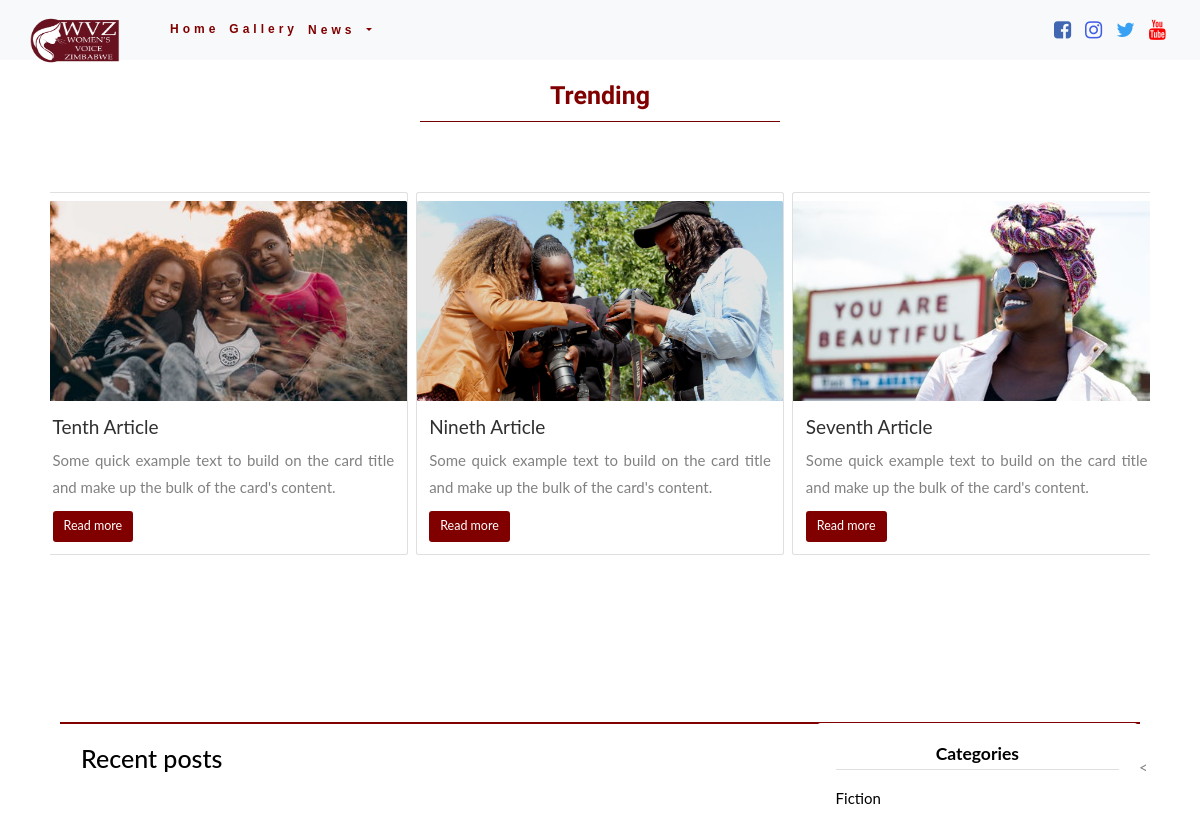
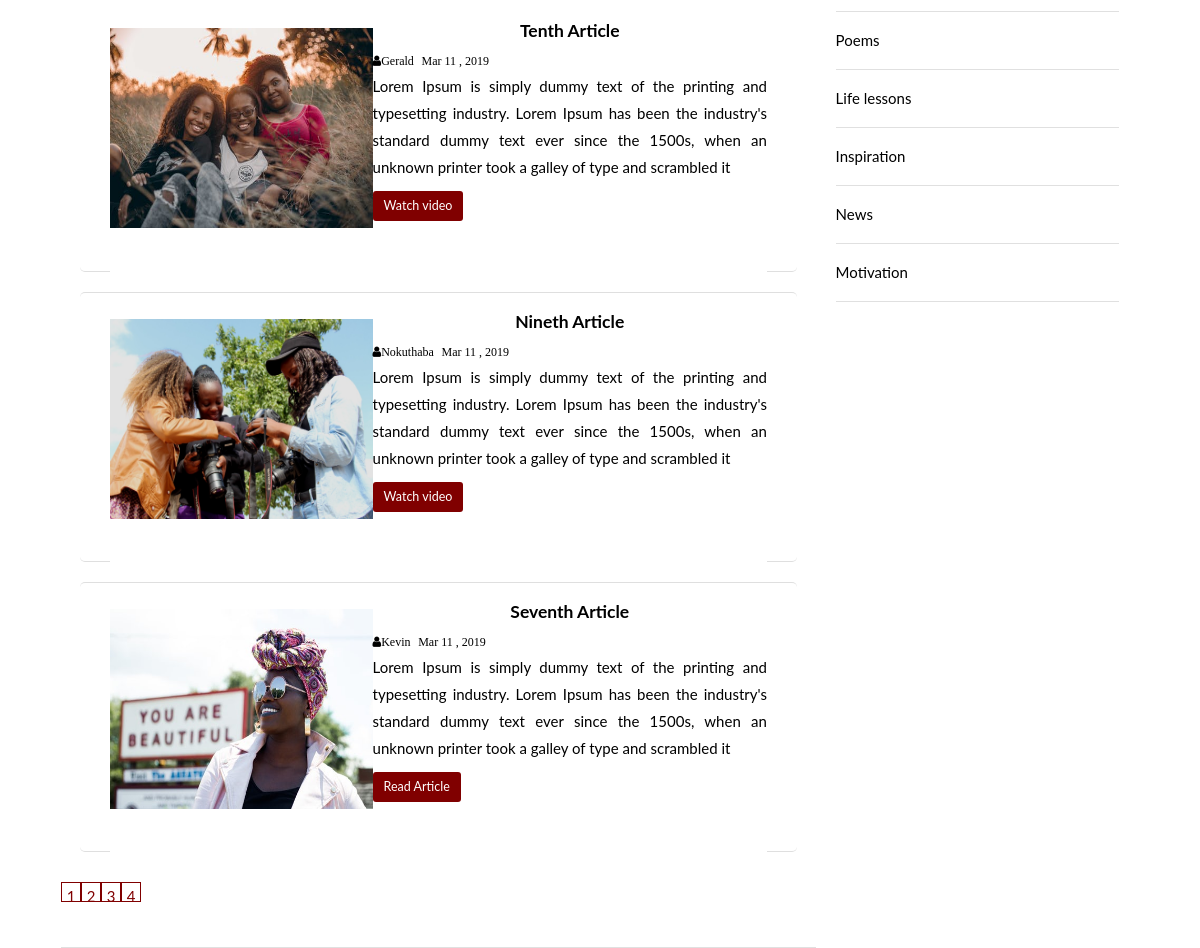
The page / on the database its author committed (2 pictures, top to bottom).
### mainsite/models.py (models this page shows, shortened)
class Article(models.Model):
    article_title = models.CharField(max_length=100)
    author_first_name = models.CharField(max_length=100, default='')
    author_second_name = models.CharField(max_length=100, default='')
    article_category = models.ForeignKey(
        'Category', on_delete=models.CASCADE, default='', null=True)
    article_cover = models.ImageField(upload_to='images/', default='')
    article_video_link = models.CharField(max_length=2000, default='')
    video = models.BooleanField(default=False, blank=False)
    publish_date = models.DateTimeField('date created', default=timezone.now)
    article_summary = models.CharField(max_length=2000, blank=False)
    article_paragraph1 = models.TextField(default='', blank=True)
    article_paragraph2 = models.TextField(default='', blank=True)
    article_paragraph3 = models.TextField(default='', blank=True)
    article_paragraph4 = models.TextField(default='', blank=True)
    article_paragraph5 = models.TextField(default='', blank=True)
    article_paragraph6 = models.TextField(default='', blank=True)
    article_paragraph7 = models.TextField(default='', blank=True)
    def __str__(self):
        return self.article_title

class Category(models.Model):
    category_name = models.CharField(max_length=150, default='')

### mainsite/views/mainsite.py (the view)
# urls.py: path('', mainsite.News.as_view(), name='news'),
class News(TemplateView):
    template_name = 'mainsite/news.html'
    def get_context_data(self, **kwargs):
        articles = Article.objects.order_by('-publish_date')
        articles_list = list(articles)
        first_trending_articles_list = articles_list[0:3]
        second_trending_articles_list = articles_list[4:7]
        third_trending_articles_list = articles_list[7:10]
        print("First trending ", first_trending_articles_list)
        print("Second trending ", second_trending_articles_list)
        print("Third trending ", third_trending_articles_list)
        categories = Category.objects.all()
        super(News, self).get_context_data(**kwargs)
        context = {'articles': articles_list, 'categories': categories,
                   'first_trending_articles': first_trending_articles_list,
                   'second_trending_articles': second_trending_articles_list,
                   'third_trending_articles': third_trending_articles_list}
        return context

### templates/mainsite/news.html (shortened to what this page needs)
{% extends 'base.html' %}
{% load static %}
{% block content %}
<br>
    <br>
    <br>
     <h1 class="second" style="font-weight: 700"> Trending</h1>
    <hr>
    <div class="container-fluid" style="height:  70vh;  padding-bottom: 2px">
    <div id="multi-item-example" class="carousel slide carousel-multi-item" data-ride="carousel">
      <ol class="carousel-indicators">
        <li data-target="#multi-item-example" data-slide-to="0" class="active"></li>
        <li data-target="#multi-item-example" data-slide-to="1"></li>
        <li data-target="#multi-item-example" data-slide-to="2"></li>
      </ol>
      <div class="carousel-inner" role="listbox">
        <div class="carousel-item active">
          <div class="row">
              {% for article in first_trending_articles %}
                      <div class="col-md-4">
              <div class="card mb-2">
                <img class="card-img-top" src="{{ article.article_cover.url }}"
                  alt="Card image cap">
                <div class="card-body">
                  <h4 class="card-title">{{ article.article_title }}</h4>
                  <p class="card-text">Some quick example text to build on the card title and make up the bulk of the
                    card's content.</p>
                    <a href="{% url 'article' pk=article.pk %}" class="btn btn-default btn-lg btn-get-in-touch">Read more</a>
                </div>
              </div>
            </div>
              {% endfor %}
          </div>
        </div>
      </div>
    </div>
    </div>
   <div class="content clear-fix">
    <div class="main-content">
     <h1 class="recent-post-title" style="color: black">Recent posts</h1>
        <div class="container-fluid news-list">
            <ul class="list-group list-group-flush ">
                {% for article in articles %}
                    <li class="list-group-item post">
                    <div class="post">
                        {% if article.article_video_link is not '' %}
                              <a href="{{ article.article_video_link }}"><img src="{{ article.article_cover.url }}" alt="CoolBrand" style="width: 40%;
    height: 200px;" class="post-image"></a>
                        {% else %}
                               <a href="#"><img src="{{ article.article_cover.url }}" alt="CoolBrand" style="width: 40%;
    height: 200px;" class="post-image"></a>
                        {% endif %}
            <div class="post-preview" >
            <h3>{{ article.article_title }}</h3>
               <i class="fa fa-user" style="color: black">{{ article.author_first_name }}</i>&nbsp;
                <i class="fa calendar" style="color: black">Mar 11 , 2019</i>
                <p class="preview-text">Lorem Ipsum is simply dummy text of the printing and typesetting industry. Lorem Ipsum has been the industry's standard dummy text ever since the 1500s, when an unknown printer took a galley of type and scrambled it</p>
                  {% if article.video  %}
                       <a href="{{ article.article_video_link }}" class="btn btn-default btn-lg btn-get-in-touch">Watch video</a>
                  {% else %}
                      <a href="{% url 'article' pk=article.pk %}" class="btn btn-default btn-lg btn-get-in-touch">Read Article</a>
                  {% endif %}
            </div>
        </div></li>
                {% endfor %}
            </ul>
         <div class="pagination"></div>
    </div>
        </div>
         <div class="sidebar">
        <div class="section topics">
            <h3>Categories</h3>
            <ul>
                {% for category in categories %}
                    <li> <a href="{% url 'newsbycategory' pk=category.pk %}">{{ category.category_name }}</a></li>
                {% endfor %}
            </ul>
        </div>
    </div>
    </div>
  {% endblock %}

### templates/base.html (shortened to what this page needs)
{% load static %}
<html lang="en" xmlns:https="http://www.w3.org/1999/xhtml">
<head>
   <link rel="stylesheet" href="https://maxcdn.bootstrapcdn.com/bootstrap/3.4.0/css/bootstrap.min.css">
    <link rel="stylesheet" href="https://stackpath.bootstrapcdn.com/bootstrap/4.1.2/css/bootstrap.min.css">
    <link rel="stylesheet" href="https://cdnjs.cloudflare.com/ajax/libs/font-awesome/4.7.0/css/font-awesome.min.css">
    <link rel="stylesheet" type="text/css" href="{% static 'css/site.css' %}">
    <link rel="stylesheet" type="text/css" href="{% static 'css/animate.css' %}">
</head>
<body data-spy="scroll " data-offset="60" data-target="#myNavbar">
<nav class="navbar navbar-expand-md navbar-light bg-light fixed-top custom-nav" id="#myNavbar">
    <a href="{% url 'home' %}" class="navbar-brand">
        <img src="{% static 'img/WOMENSVOICE ZIMBABWE LOGO - PNG-01.png' %}" height="50" width="100" alt="CoolBrand">
    </a>
    <div class="collapse navbar-collapse" id="navbarCollapse">
        <div class="navbar-nav">
            <a href="{% url 'home' %}" class="nav-item nav-link active">Home</a>
            <a href="{% url 'gallery' %}" class="nav-item nav-link">Gallery</a>
            <li class="nav-item dropdown">
        <a class="nav-link dropdown-toggle" style="color: maroon!important;" href="{% url 'news' %}" id="navbarDropdown" role="button" data-toggle="dropdown" aria-haspopup="true" aria-expanded="false">
          News
        </a>
      </li>
        </div>
        <div class="navbar-nav ml-auto">
          <ul class="nav navbar-nav ml-auto">
                    <a href="https://www.facebook.com/womensvoicezimbabwe/" class="nav-link"><i class="fa fa-facebook-square fa-lg"style="font-size:20px;color: #4267B2;"></i></a>
                    <a href="https://www.instagram.com/womensvoicezw/" class="nav-link"><i class="fa fa-instagram fa-lg"style="font-size:20px;color:#405DE6 ;"></i></a>
                    <a href="https://twitter.com/womensvoicezw?s=08" class="nav-link"><i class="fa fa-twitter fa-lg" style="font-size:20px;color:#38A1F3;"></i></a>
                    <a href="https://www.youtube.com/channel/UCjQmuXhKZqyCNFNg6u6tqKg" class="nav-link"><i class="fa fa-youtube fa-lg" style="font-size:20px;color:#FF0000;"></i></a>
            </ul>
        </div>
    </div>
</nav>
{% block content %}
{% endblock %}
<
</body>
</html>

### static/css/site.css (style rules this page uses)
p { text-align: justify; }
.btn-get-in-touch { background-color: maroon; color: white; }
div { align-items: center; }
.card-img-top { max-height: 200px; min-height: 150px; object-fit: cover; }
.navbar-nav a { color: maroon !important; font-weight: bold; }
.carousel-inner { width: 100%; height: 100%; }
hr { width: 30%; margin-left: auto; margin-right: auto; background-color: maroon; }
.second { text-align: center ; color: maroon; font-family: 'Raleway', sans-serif; font-weight: bold; }
.row > div { padding: 0 4px !important; }
img { margin-top: 8px; vertical-align: middle; }
body { font: 400 15px Lato, sans-serif; line-height: 1.8; color: #818181; }
h3 { font-weight: bold; color: black; text-align: center; }
h4 { font-size: 19px; line-height: 1.375em; color: #303030; font-weight: 400; margin-bottom: 30px; }
.container-fluid { padding: 60px 50px; }
.navbar { margin-bottom: 0; background-color: #f4511e; z-index: 9999; border: 0; font-size: 12px !important; line-height: 1.42857143 !important; letter-spacing: 4px; border-radius: 0; font-family: Montserrat, sans-serif; }
.navbar li a, .navbar .navbar-brand { color: #fff !important; }
.slide { animation-name: slide; -webkit-animation-name: slide; animation-duration: 1s; -webkit-animation-duration: 1s; visibility: visible; }
.news-list { min-height: 700px; border-bottom: 1px solid #e0e0e0; display: block; padding: 15px 0px 15px 0px; color: black; transition: all 0.3s }
.content { width: 90%; margin: 30px auto 30px; border: 1px solid maroon; }
.content .main-content { width: 70%; float: left; }
.content .main-content .post { width: 95%; height: 270px; margin: 20px auto; border-radius: 5px; background: white; position: relative; }
.content .main-content .post .post-preview i { color: #757575; font-size: 0.8em; }
.content .main-content .recent-post-title { margin: 20px; }
.content .main-content .post { height: 270px; width: 95%; margin: 10px auto; background: white; }
.content .main-content .post-image { width: 40%; height: 500px; float: left; }
.sidebar { width: 30%; float: left; height: 300px; }
.content .sidebar .section { background: white; padding: 20px; border-radius: 5px; margin-bottom: 20px; }
.content .sidebar .section.topics ul { margin: 0px; padding: 0px; list-style: none; border-top: 1px solid #e0e0e0; }
.content .sidebar .section.topics ul li a { border-bottom: 1px solid #e0e0e0; display: block; padding: 15px 0px 15px 0px; color: black; transition: all 0.3s }
.clear-fix { content: ''; display: block; clear: both; }

### rows shown on the page
Article: article_cover (picture), article_title "Tenth Article", author_first_name "Gerald"
Article: article_cover (picture), article_title "Nineth Article", author_first_name "Nokuthaba"
Article: article_cover (picture), article_title "Seventh Article", author_first_name "Kevin", video "Read Article"
Category: category_name "Fiction"
Category: category_name "Poems"
Category: category_name "Life lessons"
Category: category_name "Inspiration"
Category: category_name "News"
Category: category_name "Motivation"
